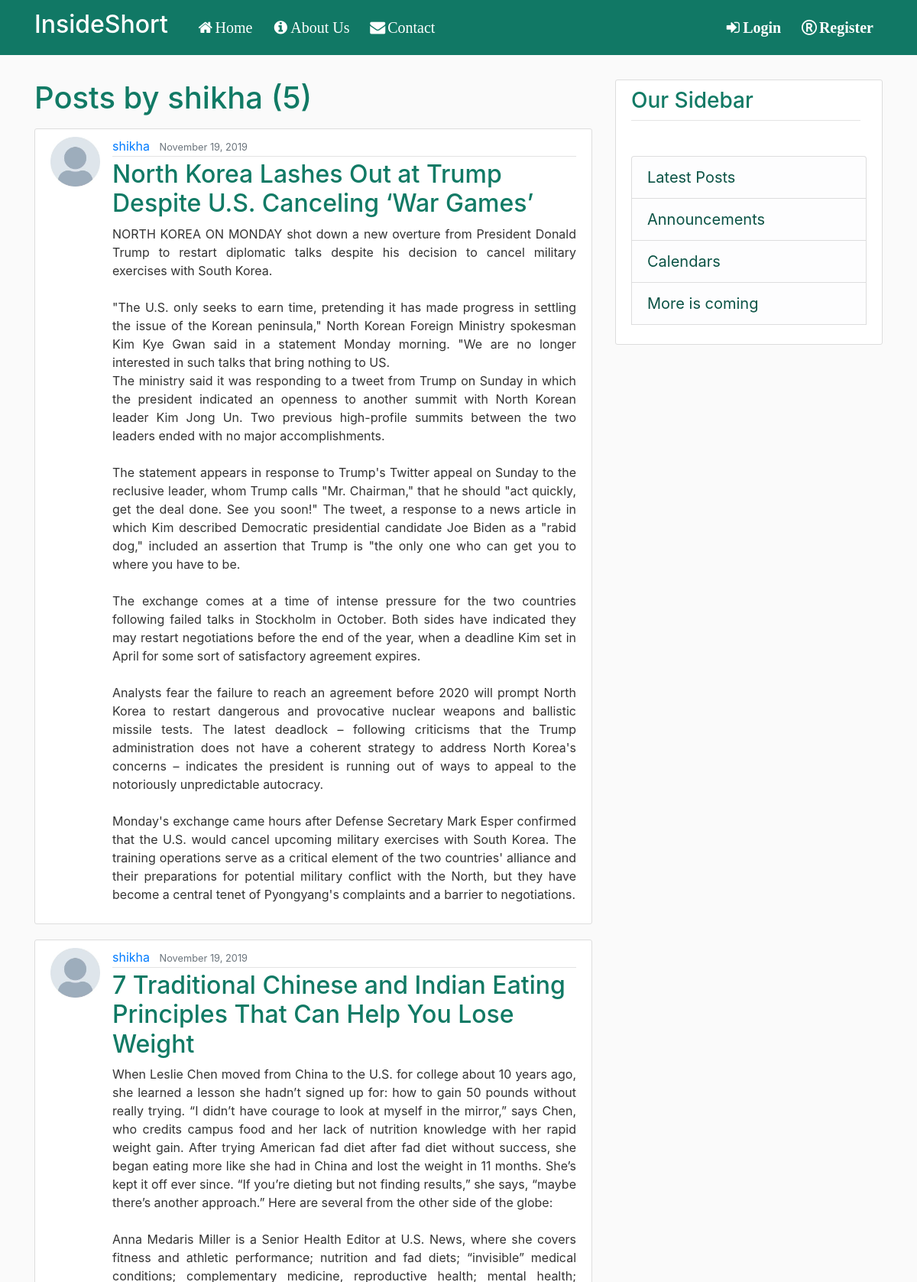
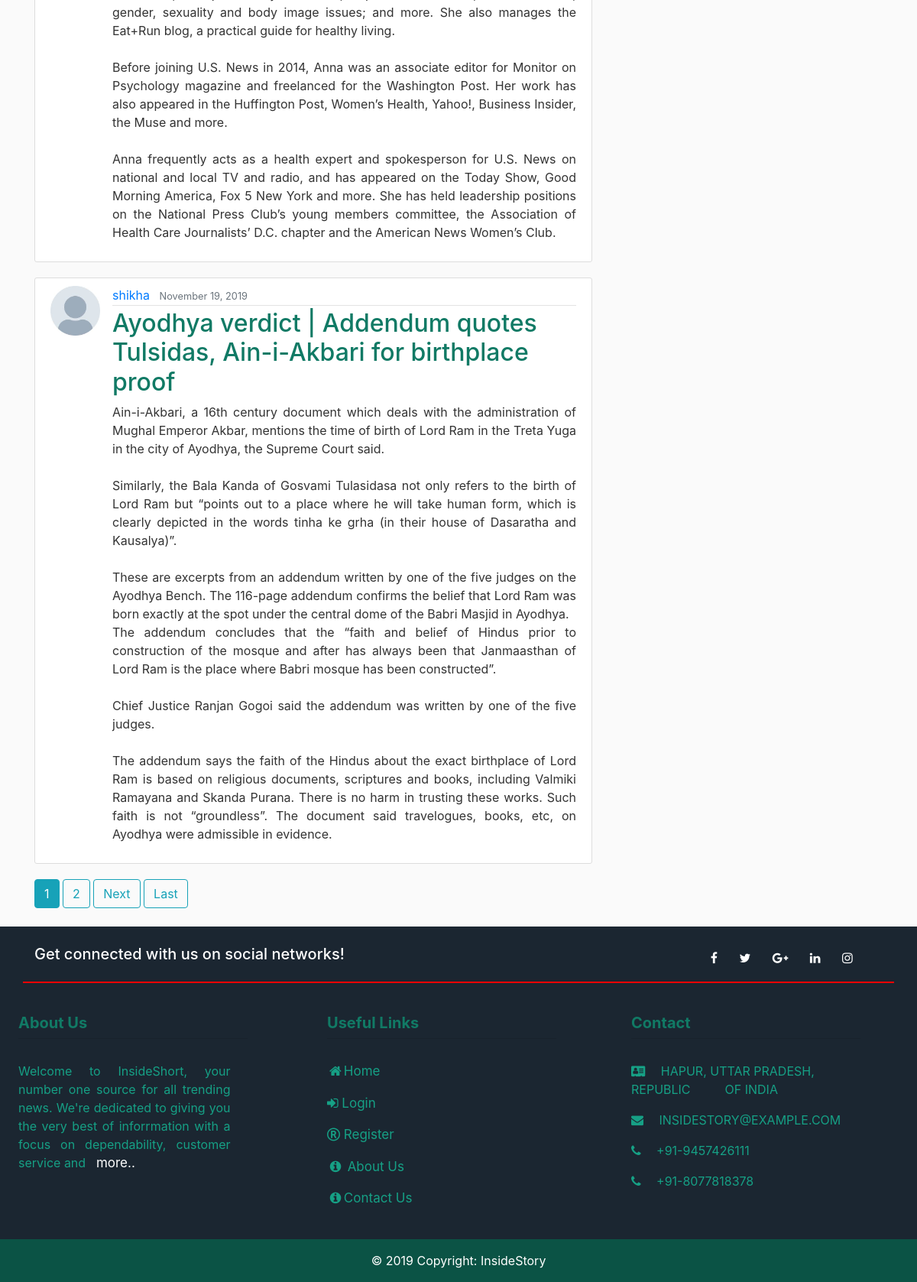
/user/shikha, run on the app's committed database (2 pictures, top to bottom).
### blog/models.py (models this page shows, shortened)
class Post(models.Model):
	title = models.CharField(max_length=100)
	content = models.TextField()
	date_posted =models.DateTimeField(default=timezone.now)
	author = models.ForeignKey(User, on_delete=models.CASCADE)

### users/models.py (models this page shows, shortened)
class Profile(models.Model):
	user = models.OneToOneField(User, on_delete=models.CASCADE)
	image = models.ImageField(default='default.jpg', upload_to='Profile_pics')

### blog/views.py (the view)
# urls.py: path('user/<str:username>', UserPostListView.as_view(), name='user-posts'),
class UserPostListView(ListView):
	model = Post
	template_name = 'blog/user_posts.html'  #<app>/<model>_<viewtype>.html
	context_object_name = 'posts'
	paginate_by = 3
	def get_queryset(self):
		user = get_object_or_404(User, username=self.kwargs.get('username'))
		return Post.objects.filter(author=user).order_by('-date_posted')

### blog/templates/blog/user_posts.html (shortened to what this page needs)
{% extends "blog/base.html" %}
{% block content %}
	<h1 class="mb-3">Posts by {{ view.kwargs.username }} ({{ page_obj.paginator.count }})</h1>
	{% for post in posts %}
		<article class="media content-section">
		  <img class="rounded circle article-img" src="{{ post.author.profile.image.url }}">
		  <div class="media-body">
		    <div class="article-metadata">
		      <a class="mr-2" href="{% url 'user-posts' post.author.username %}">{{ post.author }}</a>
		      <small class="text-muted">{{ post.date_posted|date:"F d, Y " }}</small>
		    </div>
		    <h2><a class="article-title" href="{% url 'post-detail' post.id %}">{{ post.title }}</a></h2>
		    <p class="article-content">{{ post.content }}</p>
		  </div>
		</article>
	{% endfor %}
	{% if is_paginated %}
		{% for num in page_obj.paginator.page_range %}
			{% if page_obj.number == num %}
				<a class="btn btn-info mb-4" href="?page={{ num }}">{{ num }}</a>
			{% elif num > page_obj.number|add:'-3' and num < page_obj.number|add:'3' %}
				<a class="btn btn-outline-info mb-4" href="?page={{ num }}">{{ num }}</a>
			{% endif %}
		{% endfor %}
		{% if page_obj.has_next %}
			<a class="btn btn-outline-info mb-4" href="?page={{ page_obj.next_page_number }}">Next </a>
			<a class="btn btn-outline-info mb-4" href="?page={{ page_obj.paginator.num_pages}}">Last </a>
		{% endif %}
	{% endif %}
{% endblock content %}

### blog/templates/blog/base.html (shortened to what this page needs)
{% load static %}
<!DOCTYPE html>
<html>
<head>
    <link rel="stylesheet" href="https://stackpath.bootstrapcdn.com/bootstrap/4.3.1/css/bootstrap.min.css">
    <link rel="stylesheet" type="text/css" href="{% static 'blog/main.css' %}">
  <link rel="stylesheet" href="https://cdnjs.cloudflare.com/ajax/libs/font-awesome/4.7.0/css/font-awesome.min.css">
</head>
<body>
	<header class="site-header">
  	<nav class="navbar navbar-expand-md navbar-dark bg-steel fixed-top">
    	<div class="container">
      	<a class="navbar-brand mr-4" src="{% url 'blog-home' %}"><h2 class="blogname">InsideShort</h2></a>
      <div class="collapse navbar-collapse" id="navbarToggle">
          <div class="navbar-nav mr-auto">
          <a class="nav-item nav-link " href="{% url 'blog-home' %}" ><i class="fa fa-fw fa-home"></i>Home</a>
          <a class="nav-item nav-link " href="{% url 'blog-about' %}"><i class="fa fa-fw fa-info-circle"></i>About Us</a>
          <a class="nav-item nav-link" href="{% url 'blog-contact'%}"><i class="fa fa-fw fa-envelope"></i>Contact</a>
          </div>
    </div>
        <div class="navbar-nav">
          {% if user.is_authenticated %}
            <a class="nav-item nav-link" href="{% url 'blog-home' %}" ><i class="fa fa-plus"></i>New Post</a>
            <a class="nav-item nav-link" href="{% url 'profile' %}" ><i class="fa fa-fw fa-user"></i>Profile</a>
            <a class="nav-item nav-link" href="{% url 'logout' %}" ><i class="fa fa-sign-out"></i>Logout</a>
          {% else %}
            <a class="nav-item nav-link" href="{% url 'login' %}"><i class="fa fa-fw fa-sign-in"></i><b>Login</b></a>
            <a class="nav-item nav-link" href="{% url 'register' %}"><i class="fa fa-fw fa-registered"></i><b>Register</b></a>
          {% endif %}
        </div>
      </div>
  </nav>
</header>
<br>
	<main role="main" class="container">
  <div class="row">
    <div class="col-md-8">
      {% block content %}
      {% endblock content %}
    </div>
    <div class="col-md-4">
      <div class="content-section">
        <h3>Our Sidebar</h3>
         <hr class="teal accent-3 mb-4 mt-0 d-inline-block mx-auto" style="width: 300px;">
        <p class='text-muted'>
          <ul class="list-group">
            <li class="list-group-item list-group-item-light"> <a style="color:#0B5345; font-size:20px;" href="{% url 'blog-home' %}">Latest Posts</a></li>
            <li class="list-group-item list-group-item-light"><a style="color:#0B5345; font-size:20px;" href="{% url 'blog-announce' %}">Announcements</li>
            <li class="list-group-item list-group-item-light"><a style="color:#0B5345; font-size:20px;" href="{% url 'blog-calender' %}">Calendars</li>
            <li class="list-group-item list-group-item-light"><a style="color:#0B5345; font-size:20px;">More is coming</li>
          </ul>
        </p>
      </div>
    </div>
  </div>
</main>
<footer class="page-footer font-small blue-grey lighten-5">
  <div style="background-color: #1B2631;">
    <div class="container">
      <div class="row py-4 d-flex align-items-center">
        <div class="col-md-6 col-lg-12 text-center text-md-left mb-4 mb-md-0">
          <h5 class="h5-footer" style="background-color:#1B2631;">Get connected with us on social networks!</h5>
        </div>
        <div class="col-md-6 col-lg-7 text-center text-md-right">
          <a class="facebook-icon">
            <i class="fa fa-facebook-f white-text mr-4" style="color:#ffffff;"> </i>
          </a>
          <a class="tw-ic">
            <i class="fa fa-twitter white-text mr-4" style="color:#ffffff;"> </i>
          </a>
          <a class="gplus-ic">
            <i class="fa fa-google-plus white-text mr-4" style="color:#ffffff;"> </i>
          </a>
          <a class="li-ic">
            <i class="fa fa-linkedin white-text mr-4" style="color:#ffffff;"> </i>
          </a>
          <a class="ins-ic">
            <i class="fa fa-instagram white-text" style="color:#ffffff;"> </i>
          </a>
        </div>
        <hr class="new4">
      </div>
    </div>
  </div>
  <div class="container-expand-md text-center text-md-left "  >
    <div class="row mt-8" style="background-color:#1B2631" >
      <div class="col-md-4 col-lg-4 col-xl-3 mb-2 ml-4">
        <h6-footer class=" font-size-17px"></h6>
        <h5 class="text-capitalize font-weight-bold">About Us</h5>
         <hr class="teal accent-3 mb-4 mt-0 d-inline-block mx-auto" style="width:300px;">
<p align = "justify">Welcome to InsideShort, your number one source for all trending news. We're dedicated to giving you the very best of inforrmation with a focus on  dependability, customer service and &nbsp;<a style="color:#ffffff; font-size:17px;" href="{% url 'blog-about' %}">
more..</a></p>
      </div>
      <div class="col-md-4 col-lg-2 col-xl-2 mx-auto mb-4">
        <h6-footer class="text-capitalize"></h6>
        <h5 class="text-capitalize font-weight-bold">Useful links</h5>
         <hr class="teal accent-3 mb-4 mt-0 d-inline-block mx-auto" style="width:300px;"">
        {% if user.is_authenticated %}
            <p>
            <a style="color:#16A085; font-size:17px;" href="{% url 'blog-home' %}" ><i class="fa fa-fw fa-home"></i>Home</a>
            </p>
            <p>
            <a style="color:#16A085; font-size:17px;" href="{% url 'blog-about' %}"><i class="fa fa-fw fa-info-circle"></i>&nbsp;About Us</a>
            </p>
            <p>
            <a style="color:#16A085; font-size:17px;" href="{% url 'blog-contact' %}"><i class="fa fa-fw fa-info-circle"></i>Contact Us</a>
            </p>
        {% else %}
            <p>
            <a style="color:#16A085; font-size:17px;" href="{% url 'blog-home' %}" ><i class="fa fa-fw fa-home"></i>Home</a>
            </p>
            <p>
            <a style="color:#16A085; font-size:17px"; href="{% url 'login' %}"><i class="fa fa-sign-in"></i>&nbsp;Login</a>
            </p>
            <p>
            <a style="color:#16A085; font-size:17px;" href="{% url 'register' %}"><i class="fa fa-registered"></i>&nbsp;Register</a>
            </p>
            <p>
            <a style="color:#16A085; font-size:17px;" href="{% url 'blog-about' %}"><i class    ="fa fa-fw fa-info-circle"></i>&nbsp;About Us</a>
            </p>
            <p>
            <a style="color:#16A085; font-size:17px;" href="{% url 'blog-contact' %}"><i class="fa fa-fw fa-info-circle"></i>Contact Us</a>
        {% endif %}
      </div>
      <div class="col-md-4 col-lg-3 col-xl-3 mx-auto mb-md-0 mb-4">
        <h6-footer class="text-uppercase"></h6>
        <h5 class="text-capitalize font-weight-bold">Contact</h5>
         <hr class="teal accent-3 mb-4 mt-0 d-inline-block mx-auto" style="width:300px;">
        <p>
          <i class="fa fa-address-card mr-3" ></i> Hapur, Uttar Pradesh, Republic &nbsp;&nbsp;&nbsp;&nbsp;&nbsp;&nbsp;&nbsp;&nbsp;&nbsp;Of India</p>
        <p>
          <i class="fa fa-envelope mr-3"></i> insidestory@example.com</p>
        <p>
          <i class="fa fa-phone mr-3"></i> +91-9457426111</p>
        <p>
          <i class="fa fa-phone mr-3"></i> +91-8077818378</p>
      </div>
    </div>
  </div>
  <div class="footer-copyright text-center text-black-50 py-3" style="background-color: #0B5345  ;"><copyright style="color:#ffffff;">© 2019 Copyright:</copyright>
    <a style="color:#ffffff;"  href="{% url 'blog-home' %}">InsideStory</a>
  </div>
</footer>
</body>
</html>

### blog/static/blog/main.css (style rules this page uses)
body { background: #fafafa; color: #333333; margin-top: 5rem; }
h1, h2, h3, h4, h5, h6 { color: #117A65; }
.blogname { color : #ffffff; }
h6-footer { color: #16A085; }
.h5-footer { color: #ffffff; background-color:#1B2631; }
ul { margin: 0; }
.bg-steel { background-color: #117865; overflow: auto; }
.site-header .navbar-nav .nav-link { padding: 12px; color: #ffffff; font-size: 20px; font-family: Serif; }
.content-section { background: #ffffff; padding: 10px 20px; border: 1px solid #dddddd; border-radius: 3px; margin-bottom: 20px; }
.article-title { color: #117A65; }
hr.new4 { border: 1px solid red; width: 2000px; }
.article-content { white-space: pre-line; text-align: justify; }
.article-img { height: 65px; width: 65px; margin-right: 16px; }
.article-metadata { padding-bottom: 1px; margin-bottom: 4px; border-bottom: 1px solid #e3e3e3 }

### data on the page
Post: author.profile.image (placeholder picture), author "shikha", date_posted "November 19, 2019", title "North Korea Lashes Out at Trump Despite U.S. Canceling ‘War Games’", content "NORTH KOREA ON MONDAY shot down a new overture from President Donald Trump to restart diplomatic talks despite his decision to cancel military exercises with South Korea. \"The U.S. only seeks to earn time, pretending it has made progress in settling the issue of the Korean peninsula,\" North Korean Foreign Ministry spokesman Kim Kye Gwan said in a statement Monday morning. \"We are no longer interested in such talks that bring nothing to US. The ministry said it was responding to a tweet from Trump on Sunday in which the president indicated an openness to another summit with North Korean leader Kim Jong Un. Two previous high-profile summits between the two leaders ended with no major…"
Post: author.profile.image (placeholder picture), author "shikha", date_posted "November 19, 2019", title "7 Traditional Chinese and Indian Eating Principles That Can Help You Lose Weight", content "When Leslie Chen moved from China to the U.S. for college about 10 years ago, she learned a lesson she hadn’t signed up for: how to gain 50 pounds without really trying. “I didn’t have courage to look at myself in the mirror,” says Chen, who credits campus food and her lack of nutrition knowledge with her rapid weight gain. After trying American fad diet after fad diet without success, she began eating more like she had in China and lost the weight in 11 months. She’s kept it off ever since. “If you’re dieting but not finding results,” she says, “maybe there’s another approach.” Here are several from the other side of the globe: Anna Medaris Miller is a Senior Health Editor at U.S. News,…"
Post: author.profile.image (placeholder picture), author "shikha", date_posted "November 19, 2019", title "Ayodhya verdict | Addendum quotes Tulsidas, Ain-i-Akbari for birthplace proof", content "Ain-i-Akbari, a 16th century document which deals with the administration of Mughal Emperor Akbar, mentions the time of birth of Lord Ram in the Treta Yuga in the city of Ayodhya, the Supreme Court said. Similarly, the Bala Kanda of Gosvami Tulasidasa not only refers to the birth of Lord Ram but “points out to a place where he will take human form, which is clearly depicted in the words tinha ke grha (in their house of Dasaratha and Kausalya)”. These are excerpts from an addendum written by one of the five judges on the Ayodhya Bench. The 116-page addendum confirms the belief that Lord Ram was born exactly at the spot under the central dome of the Babri Masjid in Ayodhya. The addendum…"

### other printed values
{{ view.kwargs.username }} "shikha"
{{ page_obj.paginator.count }} "5"
{{ num }} "1"
{{ num }} "2"
